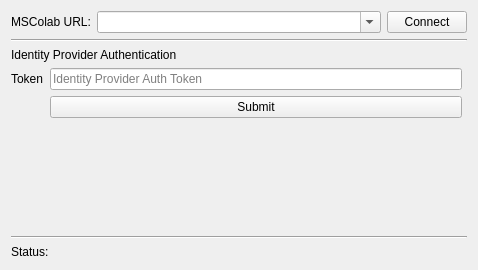
<?xml version="1.0" encoding="UTF-8"?>
<ui version="4.0">
 <class>MSColabConnectDialog</class>
 <widget class="QDialog" name="MSColabConnectDialog">
  <property name="geometry">
   <rect>
    <x>0</x>
    <y>0</y>
    <width>478</width>
    <height>270</height>
   </rect>
  </property>
  <property name="windowTitle">
   <string>Connect to MSColab</string>
  </property>
  <layout class="QGridLayout" name="gridLayout_4">
   <item row="0" column="0">
    <layout class="QHBoxLayout" name="horizontalLayout_2" stretch="0,1,0">
     <item>
      <widget class="QLabel" name="urlLabel">
       <property name="text">
        <string>MSColab URL:</string>
       </property>
      </widget>
     </item>
     <item>
      <widget class="QComboBox" name="urlCb">
       <property name="toolTip">
        <string>Enter Mscolab Server URL</string>
       </property>
       <property name="editable">
        <bool>true</bool>
       </property>
      </widget>
     </item>
     <item>
      <widget class="QPushButton" name="connectBtn">
       <property name="toolTip">
        <string>Connect to entered URL</string>
       </property>
       <property name="text">
        <string>Connect</string>
       </property>
       <property name="autoDefault">
        <bool>false</bool>
       </property>
      </widget>
     </item>
    </layout>
   </item>
   <item row="1" column="0">
    <widget class="Line" name="line">
     <property name="orientation">
      <enum>Qt::Horizontal</enum>
     </property>
    </widget>
   </item>
   <item row="2" column="0">
    <widget class="QStackedWidget" name="stackedWidget">
     <property name="currentIndex">
      <number>3</number>
     </property>
     <widget class="QWidget" name="loginPage">
      <layout class="QGridLayout" name="gridLayout_3">
       <property name="leftMargin">
        <number>100</number>
       </property>
       <property name="topMargin">
        <number>0</number>
       </property>
       <property name="rightMargin">
        <number>100</number>
       </property>
       <property name="bottomMargin">
        <number>0</number>
       </property>
       <item row="3" column="0" colspan="2">
        <widget class="QPushButton" name="loginBtn">
         <property name="toolTip">
          <string>Login using entered credentials</string>
         </property>
         <property name="text">
          <string>Login</string>
         </property>
         <property name="autoDefault">
          <bool>false</bool>
         </property>
        </widget>
       </item>
       <item row="4" column="1">
        <widget class="QPushButton" name="addUserBtn">
         <property name="toolTip">
          <string>Add new user to the server</string>
         </property>
         <property name="text">
          <string>Add user</string>
         </property>
         <property name="autoDefault">
          <bool>false</bool>
         </property>
        </widget>
       </item>
       <item row="0" column="0" colspan="2" alignment="Qt::AlignHCenter">
        <widget class="QLabel" name="loginTopicLabel">
         <property name="font">
          <font>
           <pointsize>16</pointsize>
          </font>
         </property>
         <property name="text">
          <string>Login Details:</string>
         </property>
        </widget>
       </item>
       <item row="4" column="0">
        <widget class="QLabel" name="clickNewUserLabel">
         <property name="text">
          <string>Click here if new user</string>
         </property>
        </widget>
       </item>
       <item row="5" column="0" colspan="2">
        <widget class="QPushButton" name="loginWithIDPBtn">
         <property name="text">
          <string>Login by Identity Provider</string>
         </property>
        </widget>
       </item>
       <item row="1" column="0" colspan="2">
        <widget class="QLineEdit" name="loginEmailLe">
         <property name="placeholderText">
          <string>Email ID</string>
         </property>
        </widget>
       </item>
       <item row="2" column="0" colspan="2">
        <widget class="QLineEdit" name="loginPasswordLe">
         <property name="echoMode">
          <enum>QLineEdit::Password</enum>
         </property>
         <property name="placeholderText">
          <string>Password</string>
         </property>
        </widget>
       </item>
      </layout>
     </widget>
     <widget class="QWidget" name="newuserPage">
      <layout class="QGridLayout" name="gridLayout_2">
       <property name="leftMargin">
        <number>50</number>
       </property>
       <property name="topMargin">
        <number>0</number>
       </property>
       <property name="rightMargin">
        <number>50</number>
       </property>
       <property name="bottomMargin">
        <number>0</number>
       </property>
       <property name="spacing">
        <number>5</number>
       </property>
       <item row="1" column="1">
        <widget class="QLineEdit" name="newUsernameLe">
         <property name="placeholderText">
          <string>John Doe</string>
         </property>
        </widget>
       </item>
       <item row="3" column="0" alignment="Qt::AlignRight">
        <widget class="QLabel" name="newPasswordLabel">
         <property name="text">
          <string>Password:</string>
         </property>
        </widget>
       </item>
       <item row="4" column="0" alignment="Qt::AlignRight">
        <widget class="QLabel" name="newConfirmPasswordLabel">
         <property name="text">
          <string>Confirm Password:</string>
         </property>
        </widget>
       </item>
       <item row="0" column="1" alignment="Qt::AlignLeft">
        <widget class="QLabel" name="newUserTopicLabel">
         <property name="font">
          <font>
           <pointsize>16</pointsize>
          </font>
         </property>
         <property name="text">
          <string>New User Details</string>
         </property>
        </widget>
       </item>
       <item row="2" column="1">
        <widget class="QLineEdit" name="newEmailLe">
         <property name="placeholderText">
          <string>johndoe@gmail.com</string>
         </property>
        </widget>
       </item>
       <item row="2" column="0" alignment="Qt::AlignRight">
        <widget class="QLabel" name="newEmailLabel">
         <property name="text">
          <string>Email:</string>
         </property>
        </widget>
       </item>
       <item row="5" column="1" alignment="Qt::AlignLeft">
        <widget class="QDialogButtonBox" name="newUserBb">
         <property name="layoutDirection">
          <enum>Qt::LeftToRight</enum>
         </property>
         <property name="standardButtons">
          <set>QDialogButtonBox::Cancel|QDialogButtonBox::Ok</set>
         </property>
        </widget>
       </item>
       <item row="3" column="1">
        <widget class="QLineEdit" name="newPasswordLe">
         <property name="echoMode">
          <enum>QLineEdit::Password</enum>
         </property>
         <property name="placeholderText">
          <string>New Password</string>
         </property>
        </widget>
       </item>
       <item row="1" column="0" alignment="Qt::AlignRight">
        <widget class="QLabel" name="newUsernameLabel">
         <property name="text">
          <string>Username:</string>
         </property>
        </widget>
       </item>
       <item row="4" column="1">
        <widget class="QLineEdit" name="newConfirmPasswordLe">
         <property name="echoMode">
          <enum>QLineEdit::Password</enum>
         </property>
         <property name="placeholderText">
          <string>Confirm New Password</string>
         </property>
        </widget>
       </item>
      </layout>
     </widget>
     <widget class="QWidget" name="httpAuthPage">
      <layout class="QVBoxLayout" name="verticalLayout_4">
       <property name="leftMargin">
        <number>0</number>
       </property>
       <property name="topMargin">
        <number>0</number>
       </property>
       <property name="rightMargin">
        <number>0</number>
       </property>
       <property name="bottomMargin">
        <number>0</number>
       </property>
       <item>
        <widget class="QLabel" name="httpTopicLabel">
         <property name="enabled">
          <bool>true</bool>
         </property>
         <property name="sizePolicy">
          <sizepolicy hsizetype="Preferred" vsizetype="Minimum">
           <horstretch>0</horstretch>
           <verstretch>0</verstretch>
          </sizepolicy>
         </property>
         <property name="text">
          <string>HTTP Server Authentication</string>
         </property>
         <property name="alignment">
          <set>Qt::AlignLeading|Qt::AlignLeft|Qt::AlignTop</set>
         </property>
        </widget>
       </item>
       <item>
        <layout class="QGridLayout" name="gridLayout">
         <property name="sizeConstraint">
          <enum>QLayout::SetDefaultConstraint</enum>
         </property>
         <item row="0" column="1">
          <widget class="QLineEdit" name="httpPasswordLe">
           <property name="echoMode">
            <enum>QLineEdit::Password</enum>
           </property>
           <property name="placeholderText">
            <string>Server Auth Password</string>
           </property>
          </widget>
         </item>
         <item row="0" column="0">
          <widget class="QLabel" name="httpPasswordLabel">
           <property name="text">
            <string>Password:</string>
           </property>
          </widget>
         </item>
        </layout>
       </item>
       <item>
        <spacer name="verticalSpacer">
         <property name="orientation">
          <enum>Qt::Vertical</enum>
         </property>
         <property name="sizeHint" stdset="0">
          <size>
           <width>20</width>
           <height>40</height>
          </size>
         </property>
        </spacer>
       </item>
      </layout>
     </widget>
     <widget class="QWidget" name="idpAuthPage">
      <property name="enabled">
       <bool>true</bool>
      </property>
      <widget class="QWidget" name="layoutWidget">
       <property name="geometry">
        <rect>
         <x>0</x>
         <y>20</y>
         <width>451</width>
         <height>141</height>
        </rect>
       </property>
       <layout class="QGridLayout" name="idpAuthGridLayout">
        <property name="sizeConstraint">
         <enum>QLayout::SetDefaultConstraint</enum>
        </property>
        <item row="0" column="0">
         <widget class="QLabel" name="idpAuthTokenLabel">
          <property name="text">
           <string>Token</string>
          </property>
         </widget>
        </item>
        <item row="0" column="1">
         <widget class="QLineEdit" name="idpAuthPasswordLe">
          <property name="text">
           <string/>
          </property>
          <property name="echoMode">
           <enum>QLineEdit::Normal</enum>
          </property>
          <property name="placeholderText">
           <string>Identity Provider Auth Token</string>
          </property>
         </widget>
        </item>
        <item row="1" column="1">
         <widget class="QPushButton" name="idpAuthTokenSubmitBtn">
          <property name="text">
           <string>Submit</string>
          </property>
         </widget>
        </item>
        <item row="3" column="0" colspan="2">
         <spacer name="IdpAuthVerticalSpacer">
          <property name="orientation">
           <enum>Qt::Vertical</enum>
          </property>
          <property name="sizeHint" stdset="0">
           <size>
            <width>20</width>
            <height>40</height>
           </size>
          </property>
         </spacer>
        </item>
       </layout>
      </widget>
      <widget class="QLabel" name="idpAuthTopicLabel">
       <property name="enabled">
        <bool>true</bool>
       </property>
       <property name="geometry">
        <rect>
         <x>0</x>
         <y>0</y>
         <width>456</width>
         <height>15</height>
        </rect>
       </property>
       <property name="sizePolicy">
        <sizepolicy hsizetype="Preferred" vsizetype="Minimum">
         <horstretch>0</horstretch>
         <verstretch>0</verstretch>
        </sizepolicy>
       </property>
       <property name="text">
        <string>Identity Provider Authentication</string>
       </property>
       <property name="alignment">
        <set>Qt::AlignLeading|Qt::AlignLeft|Qt::AlignTop</set>
       </property>
      </widget>
     </widget>
    </widget>
   </item>
   <item row="3" column="0">
    <widget class="Line" name="line_2">
     <property name="orientation">
      <enum>Qt::Horizontal</enum>
     </property>
    </widget>
   </item>
   <item row="4" column="0">
    <layout class="QHBoxLayout" name="statusHL" stretch="1">
     <property name="topMargin">
      <number>0</number>
     </property>
     <item>
      <widget class="QLabel" name="statusLabel">
       <property name="styleSheet">
        <string notr="true"/>
       </property>
       <property name="text">
        <string>Status:</string>
       </property>
      </widget>
     </item>
    </layout>
   </item>
  </layout>
 </widget>
 <tabstops>
  <tabstop>urlCb</tabstop>
  <tabstop>connectBtn</tabstop>
  <tabstop>loginEmailLe</tabstop>
  <tabstop>loginPasswordLe</tabstop>
  <tabstop>loginBtn</tabstop>
  <tabstop>addUserBtn</tabstop>
  <tabstop>newUsernameLe</tabstop>
  <tabstop>newEmailLe</tabstop>
  <tabstop>newPasswordLe</tabstop>
  <tabstop>newConfirmPasswordLe</tabstop>
  <tabstop>httpPasswordLe</tabstop>
 </tabstops>
 <resources/>
 <connections/>
</ui>
